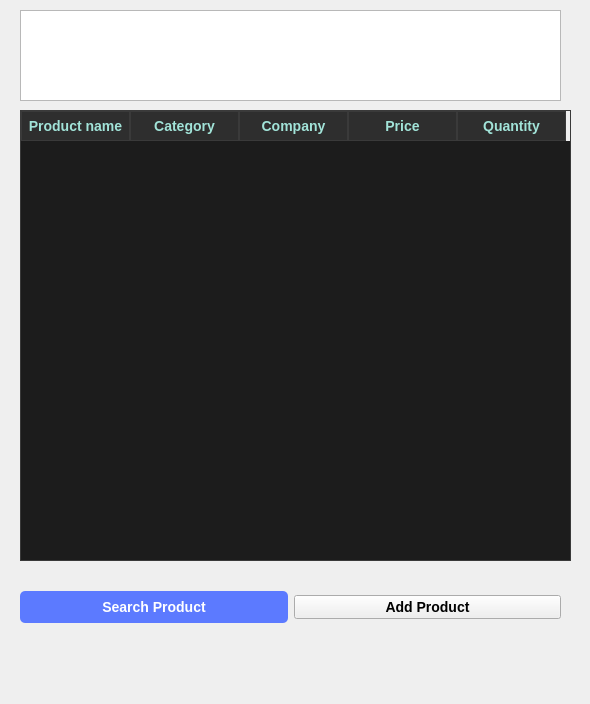
<?xml version="1.0" encoding="UTF-8"?>
<ui version="4.0">
 <class>inventory</class>
 <widget class="QWidget" name="inventory">
  <property name="geometry">
   <rect>
    <x>0</x>
    <y>0</y>
    <width>590</width>
    <height>704</height>
   </rect>
  </property>
  <property name="windowTitle">
   <string>Form</string>
  </property>
  <widget class="QTableWidget" name="inventoryTable">
   <property name="enabled">
    <bool>true</bool>
   </property>
   <property name="geometry">
    <rect>
     <x>20</x>
     <y>110</y>
     <width>551</width>
     <height>451</height>
    </rect>
   </property>
   <property name="sizePolicy">
    <sizepolicy hsizetype="Expanding" vsizetype="Expanding">
     <horstretch>0</horstretch>
     <verstretch>0</verstretch>
    </sizepolicy>
   </property>
   <property name="cursor" stdset="0">
    <cursorShape>PointingHandCursor</cursorShape>
   </property>
   <property name="tabletTracking">
    <bool>false</bool>
   </property>
   <property name="layoutDirection">
    <enum>Qt::LeftToRight</enum>
   </property>
   <property name="styleSheet">
    <string notr="true">/* QTableWidget Styling */
QTableWidget {
    background-color: #1C1C1C;
    color: #E0E0E0;
    gridline-color: #3A3A3A;
    selection-background-color: #3B945E; /* Color de selección de fila */
    selection-color: #FFFFFF;
    font-size: 14px;
    border: 1px solid #3A3A3A;
}

QTableWidget::item {
    padding: 8px;
}

QHeaderView::section {
    background-color: #2E2E2E;
    color: #A1E3D8;
    font-weight: bold;
    font-size: 14px;
    border: 1px solid #3A3A3A;
    padding: 4px;
}

QTableCornerButton::section {
    background-color: #2E2E2E;
    border: 1px solid #3A3A3A;
}

/* QDialog (Product Details Window) Styling */
QDialog {
    background-color: #252525;
    color: #D1D5DB;
}

QLabel {
    color: #A1E3D8;
    font-size: 14px;
}

QPushButton {
    background-color: #3B945E;
    color: #FFFFFF;
    border: none;
    padding: 6px 12px;
    font-size: 14px;
    border-radius: 5px;
}

QPushButton:hover {
    background-color: #4CC9B0;
}

QPushButton:pressed {
    background-color: #3A7D58;
}
</string>
   </property>
   <property name="editTriggers">
    <set>QAbstractItemView::NoEditTriggers</set>
   </property>
   <property name="selectionMode">
    <enum>QAbstractItemView::SingleSelection</enum>
   </property>
   <property name="selectionBehavior">
    <enum>QAbstractItemView::SelectRows</enum>
   </property>
   <attribute name="horizontalHeaderDefaultSectionSize">
    <number>109</number>
   </attribute>
   <attribute name="verticalHeaderDefaultSectionSize">
    <number>30</number>
   </attribute>
   <attribute name="verticalHeaderMinimumSectionSize">
    <number>23</number>
   </attribute>
   <attribute name="verticalHeaderShowSortIndicator" stdset="0">
    <bool>false</bool>
   </attribute>
   <column>
    <property name="text">
     <string>Product name</string>
    </property>
   </column>
   <column>
    <property name="text">
     <string>Category</string>
    </property>
   </column>
   <column>
    <property name="text">
     <string>Company</string>
    </property>
   </column>
   <column>
    <property name="text">
     <string>Price</string>
    </property>
   </column>
   <column>
    <property name="text">
     <string>Quantity</string>
    </property>
   </column>
  </widget>
  <widget class="QTextBrowser" name="inventoryTitle">
   <property name="geometry">
    <rect>
     <x>20</x>
     <y>10</y>
     <width>541</width>
     <height>91</height>
    </rect>
   </property>
   <property name="html">
    <string>&lt;!DOCTYPE HTML PUBLIC &quot;-//W3C//DTD HTML 4.0//EN&quot; &quot;http://www.w3.org/TR/REC-html40/strict.dtd&quot;&gt;
&lt;html&gt;&lt;head&gt;&lt;meta name=&quot;qrichtext&quot; content=&quot;1&quot; /&gt;&lt;style type=&quot;text/css&quot;&gt;
p, li { white-space: pre-wrap; }
&lt;/style&gt;&lt;/head&gt;&lt;body style=&quot; font-family:'MS Shell Dlg 2'; font-size:8.25pt; font-weight:400; font-style:normal;&quot;&gt;
&lt;p align=&quot;center&quot; style=&quot; margin-top:0px; margin-bottom:0px; margin-left:0px; margin-right:0px; -qt-block-indent:0; text-indent:0px;&quot;&gt;&lt;span style=&quot; font-size:36pt; font-weight:600; color:#ffffff;&quot;&gt;Inventory&lt;/span&gt;&lt;/p&gt;&lt;/body&gt;&lt;/html&gt;</string>
   </property>
  </widget>
  <widget class="QWidget" name="buttonsInventory" native="true">
   <property name="enabled">
    <bool>true</bool>
   </property>
   <property name="geometry">
    <rect>
     <x>20</x>
     <y>580</y>
     <width>541</width>
     <height>55</height>
    </rect>
   </property>
   <layout class="QHBoxLayout" name="horizontalLayout">
    <item>
     <widget class="QPushButton" name="searchInventory">
      <property name="enabled">
       <bool>true</bool>
      </property>
      <property name="cursor">
       <cursorShape>PointingHandCursor</cursorShape>
      </property>
      <property name="styleSheet">
       <string notr="true">QPushButton {
    font-weight: bold;
    font-size: 14px;
    background-color: rgb(92, 122, 255);
    color: #FFFFFF;
    border-radius: 5px;
    padding: 8px 16px;
}


QPushButton:focus {
    background-color: rgb(72, 102, 230);
    filter: brightness(0.8); 
}

QPushButton:pressed {
    background-color: rgb(72, 102, 230); 
}

QPushButton:checked {
    background-color: rgb(72, 102, 230);
    color: #E0E0E0;
    border: 2px solid rgb(52, 82, 200); 
}


QPushButton:hover {
    background-color: rgb(102, 132, 255);
}

</string>
      </property>
      <property name="text">
       <string>Search Product</string>
      </property>
     </widget>
    </item>
    <item>
     <widget class="QPushButton" name="addInventory">
      <property name="enabled">
       <bool>true</bool>
      </property>
      <property name="cursor">
       <cursorShape>PointingHandCursor</cursorShape>
      </property>
      <property name="styleSheet">
       <string notr="true">font-weight:bold;
font-size: 14px</string>
      </property>
      <property name="text">
       <string>Add Product</string>
      </property>
     </widget>
    </item>
   </layout>
  </widget>
 </widget>
 <resources/>
 <connections/>
</ui>
